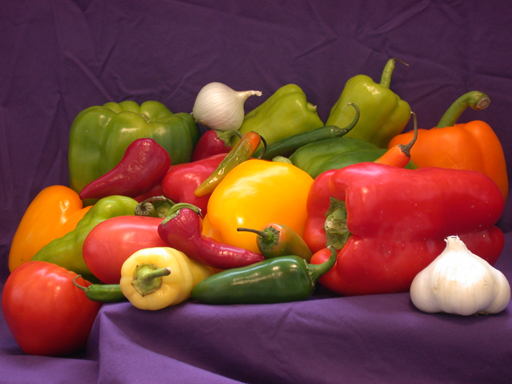
#> input picture prac3/peppers.png, 512 x 384 px
$ python 1.4.py
#> lines starting #> are read from the running program, lines starting #| are printed output that depends on the picture
import matplotlib.pyplot as plt
import numpy as np
from PIL import Image
img = np.asarray(Image.open('peppers.png'))
#> img is the input picture: shape (384, 512, 3); mean R, G, B 120.8, 66.4, 57.6
hr, edges_r = np.histogram(img[:,:,0],16)
#> hr = [504, 2188, 5318, 39026, 45503, 11368, 10506, 9955, 10960, 8648, 7184, 7688, 5956, 6028, 6814, 18962]; edges_r = 17 values from 5 to 255
hg, edges_g = np.histogram(img[:, :, 1], bins=16)
#> hg = [11203, 29768, 72774, 13998, 11801, 13254, 9336, 7619, 7752, 5228, 3196, 3245, 2502, 1806, 1477, 1649]; edges_g = 17 values from 1 to 255
hb, edges_b = np.histogram(img[:, :, 2], bins=16)
#> hb = [29147, 26341, 20643, 33909, 57248, 8287, 4063, 3313, 3504, 4266, 2235, 1022, 693, 393, 336, 1208]; edges_b = 17 values from 0 to 255
fig, axs = plt.subplots(1, 2, figsize=(12,4)) # Dos subplots en horizontal
axs[1].stairs(hr, edges_r, label='Red histogram', ec='r')
axs[1].stairs(hg, edges_g, label='Green histogram', ec='g', hatch='||')
axs[1].stairs(hb, edges_b, label='Blue histogram', ec='b', hatch='||')
axs[1].set_title("Step Histograms")
axs[1].legend()
plt.sca(axs[0]) # Para poner en el subplot izquierdo la imagen
plt.imshow(img)
plt.show()
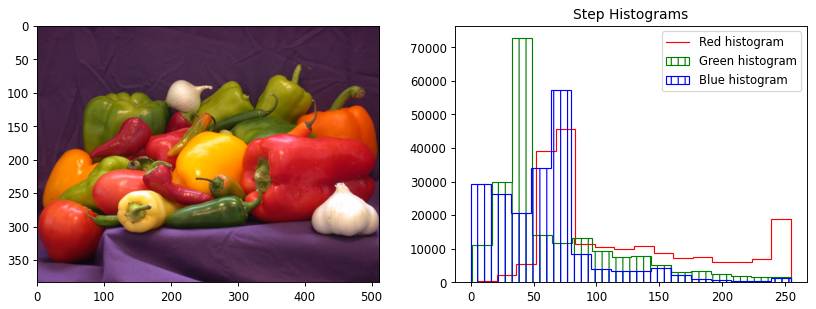
#> figure drawn by matplotlib, 2 panels

$ run again, with prac3/clahe_1.png copied over prac3/peppers.png
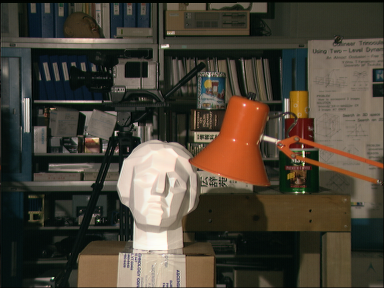
#> input picture prac3/clahe_1.png, 384 x 288 px
#> img is the input picture: shape (288, 384, 3); mean R, G, B 74.7, 67.6, 55.3
#> hr = [24180, 11204, 11445, 11325, 8465, 9740, 4764, 6577, 7907, 1902, 2150, 2694, 3115, 1565, 1625, 1934]; edges_r = 17 values from 0 to 255
#> hg = [10101, 21689, 13815, 17736, 12075, 8788, 8555, 7230, 1275, 1224, 1645, 1513, 1432, 1408, 1408, 698]; edges_g = 17 values from 0 to 254
#> hb = [19338, 22791, 21531, 12559, 7589, 6555, 8719, 1774, 1313, 1749, 1794, 1128, 1431, 1303, 721, 297]; edges_b = 17 values from 0 to 249
#> `plt.show()`:
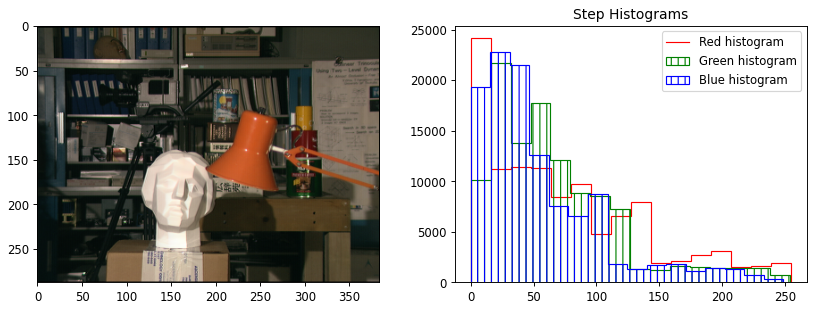
#> figure drawn by matplotlib, 2 panels
